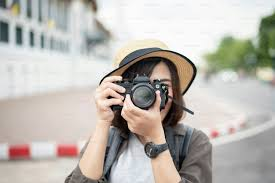
#> input picture image.jpg, 275 x 183 px
$ python main.py
#> lines starting #> are read from the running program, lines starting #| are printed output that depends on the picture; long printed decimals are rounded
import cv2
import numpy as np
import matplotlib.pyplot as plt

img = cv2.imread('image.jpg')
#> img is the input picture: shape (183, 275, 3); mean B, G, R 176.3, 182.8, 187.2

gray = cv2.cvtColor(img, cv2.COLOR_BGR2GRAY)
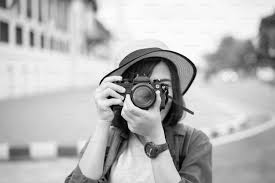
#> gray: shape (183, 275); min 0, max 255, mean 183.4

noise = np.random.normal(0, 25, gray.shape).astype(np.uint8)
noisy_img = cv2.add(gray, noise)
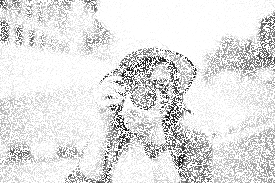
#> noisy_img: shape (183, 275); min 1, max 255, mean 226.1

gauss_blur = cv2.GaussianBlur(noisy_img, (5, 5), 0)
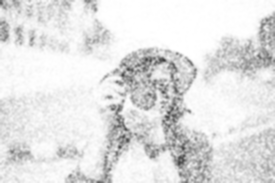
#> gauss_blur: shape (183, 275); min 64, max 255, mean 226.1

mean_blur = cv2.blur(noisy_img, (5, 5))
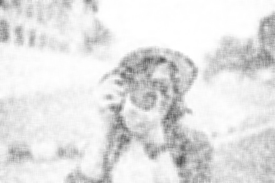
#> mean_blur: shape (183, 275); min 80, max 255, mean 226.1

kernel_binom = np.array([[1, 2, 1], [2, 4, 2], [1, 2, 1]]) / 16
binom_blur = cv2.filter2D(noisy_img, -1, kernel_binom)

s_p_noise = np.copy(gray)
s_p_noise[np.random.randint(0, gray.shape[0], 500), np.random.randint(0, gray.shape[1], 500)] = 255
s_p_noise[np.random.randint(0, gray.shape[0], 500), np.random.randint(0, gray.shape[1], 500)] = 0
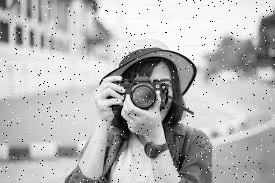
#> s_p_noise: shape (183, 275); min 0, max 255, mean 182.2

median_blur = cv2.medianBlur(s_p_noise, 5)
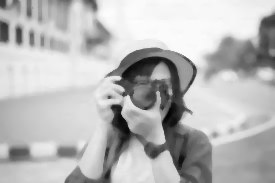
#> median_blur: shape (183, 275); min 4, max 253, mean 184.2

kernel = np.ones((5,5), np.uint8)
max_filter = cv2.dilate(s_p_noise, kernel)
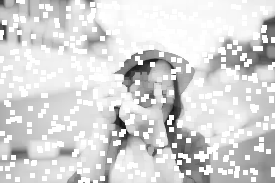
#> max_filter: shape (183, 275); min 21, max 255, mean 213.3

titles = ['Original', 'Bruité', 'Gaussien', 'Moyenne', 'Médian', 'Maximum']
images = [gray, noisy_img, gauss_blur, mean_blur, median_blur, max_filter]

plt.figure(figsize=(15, 10))
for i in range(6):
    plt.subplot(2, 3, i+1)
    plt.imshow(images[i], cmap='gray')
    plt.title(titles[i])
    plt.axis('off')

plt.tight_layout()
plt.show()


# Plus la valeur est haute, meilleure est la qualité
psnr_median = cv2.PSNR(gray, median_blur)
#> psnr_median = 27.36
print(f"PSNR Médian: {psnr_median} dB")
#| PSNR Médian: 27.355 dB
